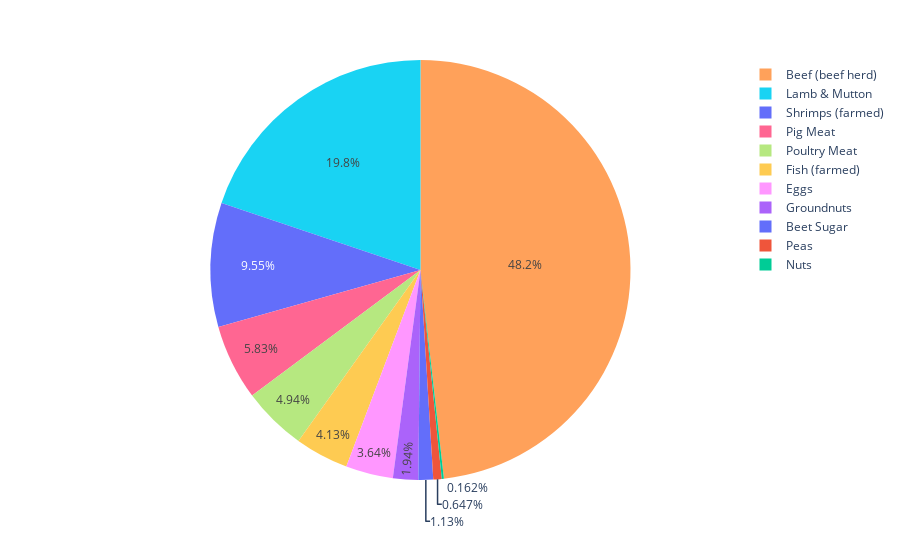

The notebook cell saved with this chart:
### Code cell
df_protein = df[df['Category'].isin(['beans, pulses, fish, eggs, meat and other protein'])]

fig = px.pie(df_protein, values=df_protein['Total_emissions'], names=df_protein['Food product'], color=df_protein['Food product'])
fig.show()

### Figure 1 — Plotly figure (JSON) as saved in the notebook; plotly's stock layout.template omitted (floating-point values rounded to 4 significant figures)
{"data": [{"customdata": [["Beet Sugar"], ["Peas"], ["Nuts"], ["Groundnuts"], ["Beef (beef herd)"], ["Lamb & Mutton"], ["Pig Meat"], ["Poultry Meat"], ["Eggs"], ["Fish (farmed)"], ["Shrimps (farmed)"]], "domain": {"x": [0, 1], "y": [0, 1]}, "hovertemplate": "Food product=%{customdata[0]}<br>Total_emissions=%{value}<extra></extra>", "labels": ["Beet Sugar", "Peas", "Nuts", "Groundnuts", "Beef (beef herd)", "Lamb & Mutton", "Pig Meat", "Poultry Meat", "Eggs", "Fish (farmed)", "Shrimps (farmed)"], "legendgroup": "", "marker": {"colors": ["#636efa", "#EF553B", "#00cc96", "#ab63fa", "#FFA15A", "#19d3f3", "#FF6692", "#B6E880", "#FF97FF", "#FECB52", "#636efa"]}, "name": "", "showlegend": true, "type": "pie", "values": [1.4, 0.8, 0.2, 2.4, 59.6, 24.5, 7.2, 6.1, 4.5, 5.1, 11.8]}], "layout": {"legend": {"tracegroupgap": 0}, "margin": {"t": 60}}}
